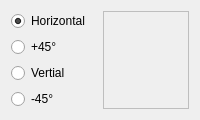
             <widget class="QWidget" name="page_10">
              <layout class="QHBoxLayout" name="horizontalLayout_10">
               <item>
                <layout class="QVBoxLayout" name="verticalLayout_16">
                 <item>
                  <widget class="QRadioButton" name="rbtnHorizon">
                   <property name="text">
                    <string>Horizontal</string>
                   </property>
                   <property name="checked">
                    <bool>true</bool>
                   </property>
                   <attribute name="buttonGroup">
                    <string notr="true">btnG1</string>
                   </attribute>
                  </widget>
                 </item>
                 <item>
                  <widget class="QRadioButton" name="rbtn45">
                   <property name="text">
                    <string>+45°</string>
                   </property>
                   <property name="checked">
                    <bool>false</bool>
                   </property>
                   <attribute name="buttonGroup">
                    <string notr="true">btnG1</string>
                   </attribute>
                  </widget>
                 </item>
                 <item>
                  <widget class="QRadioButton" name="rbtnVertial">
                   <property name="text">
                    <string>Vertial</string>
                   </property>
                   <attribute name="buttonGroup">
                    <string notr="true">btnG1</string>
                   </attribute>
                  </widget>
                 </item>
                 <item>
                  <widget class="QRadioButton" name="rbtnn45">
                   <property name="text">
                    <string>-45°</string>
                   </property>
                   <attribute name="buttonGroup">
                    <string notr="true">btnG1</string>
                   </attribute>
                  </widget>
                 </item>
                </layout>
               </item>
               <item>
                <widget class="Mat3x3" name="matrixSegLine">
                 <property name="enabled">
                  <bool>false</bool>
                 </property>
                 <property name="frameShape">
                  <enum>QFrame::Box</enum>
                 </property>
                </widget>
               </item>
              </layout>
             </widget>
